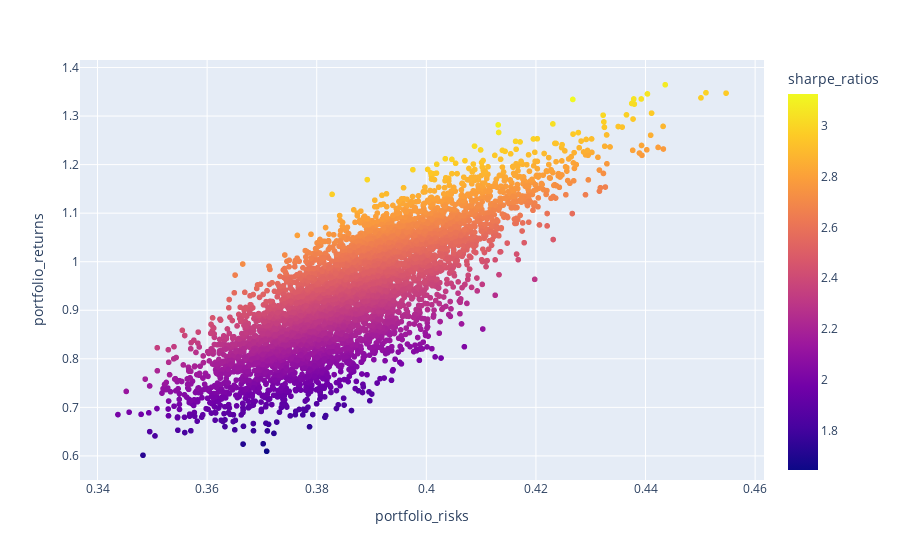

Notebook code for this chart:
### Code cell
#Visualisation
import plotly.express as px
df = strats_df[['portfolio_returns','portfolio_risks','sharpe_ratios']]
fig = px.scatter(df, x="portfolio_risks", y="portfolio_returns", color='sharpe_ratios')
fig.show()

### Figure 1 — Plotly figure (JSON) as saved in the notebook; plotly's stock layout.template omitted (floating-point values rounded to 4 significant figures; data arrays with more than 128 entries replaced by an {"elided": "..."} marker saying what was removed)
{"data": [{"hovertemplate": "portfolio_risks=%{x}<br>portfolio_returns=%{y}<br>sharpe_ratios=%{marker.color}<extra></extra>", "legendgroup": "", "marker": {"color": {"elided": "5000 float values"}, "coloraxis": "coloraxis", "symbol": "circle"}, "mode": "markers", "name": "", "showlegend": false, "type": "scattergl", "x": {"elided": "5000 float values"}, "xaxis": "x", "y": {"elided": "5000 float values"}, "yaxis": "y"}], "layout": {"coloraxis": {"colorbar": {"title": {"text": "sharpe_ratios"}}, "colorscale": [[0, "#0d0887"], [0.1111, "#46039f"], [0.2222, "#7201a8"], [0.3333, "#9c179e"], [0.4444, "#bd3786"], [0.5556, "#d8576b"], [0.6667, "#ed7953"], [0.7778, "#fb9f3a"], [0.8889, "#fdca26"], [1, "#f0f921"]]}, "legend": {"tracegroupgap": 0}, "margin": {"t": 60}, "xaxis": {"anchor": "y", "domain": [0, 1], "title": {"text": "portfolio_risks"}}, "yaxis": {"anchor": "x", "domain": [0, 1], "title": {"text": "portfolio_returns"}}}}
